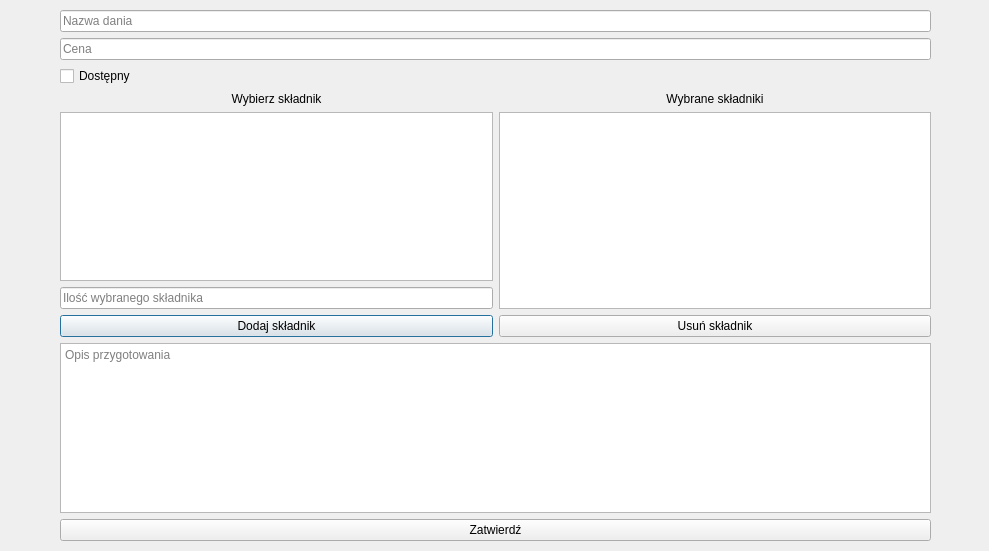
<?xml version="1.0" encoding="UTF-8"?>
<ui version="4.0">
 <class>AddNewMeal</class>
 <widget class="QDialog" name="AddNewMeal">
  <property name="geometry">
   <rect>
    <x>0</x>
    <y>0</y>
    <width>989</width>
    <height>551</height>
   </rect>
  </property>
  <property name="windowTitle">
   <string>Dialog</string>
  </property>
  <widget class="QWidget" name="layoutWidget">
   <property name="geometry">
    <rect>
     <x>60</x>
     <y>10</y>
     <width>871</width>
     <height>531</height>
    </rect>
   </property>
   <layout class="QVBoxLayout" name="verticalLayout_3">
    <item>
     <widget class="QLineEdit" name="lineEdit_mealName">
      <property name="placeholderText">
       <string>Nazwa dania</string>
      </property>
     </widget>
    </item>
    <item>
     <widget class="QLineEdit" name="lineEdit_price">
      <property name="placeholderText">
       <string>Cena</string>
      </property>
     </widget>
    </item>
    <item>
     <widget class="QCheckBox" name="checkBox_mealAvailability">
      <property name="text">
       <string>Dostępny</string>
      </property>
     </widget>
    </item>
    <item>
     <layout class="QHBoxLayout" name="horizontalLayout">
      <item>
       <layout class="QVBoxLayout" name="verticalLayout_2">
        <item>
         <widget class="QLabel" name="label_2">
          <property name="text">
           <string>Wybierz składnik</string>
          </property>
          <property name="alignment">
           <set>Qt::AlignCenter</set>
          </property>
         </widget>
        </item>
        <item>
         <widget class="QListWidget" name="listWidget_ingredientsToChoose"/>
        </item>
        <item>
         <widget class="QLineEdit" name="lineEdit_newIngredientCount">
          <property name="placeholderText">
           <string>Ilość wybranego składnika</string>
          </property>
         </widget>
        </item>
        <item>
         <widget class="QPushButton" name="pushButton_addIngredient">
          <property name="text">
           <string>Dodaj składnik</string>
          </property>
         </widget>
        </item>
       </layout>
      </item>
      <item>
       <layout class="QVBoxLayout" name="verticalLayout">
        <item>
         <widget class="QLabel" name="label">
          <property name="text">
           <string>Wybrane składniki</string>
          </property>
          <property name="alignment">
           <set>Qt::AlignCenter</set>
          </property>
         </widget>
        </item>
        <item>
         <widget class="QListWidget" name="listWidget_chosenIngredients"/>
        </item>
        <item>
         <widget class="QPushButton" name="pushButton_removeIngredient">
          <property name="text">
           <string>Usuń składnik</string>
          </property>
         </widget>
        </item>
       </layout>
      </item>
     </layout>
    </item>
    <item>
     <widget class="QTextEdit" name="textEdit_mealPrepareDescription">
      <property name="placeholderText">
       <string>Opis przygotowania</string>
      </property>
     </widget>
    </item>
    <item>
     <widget class="QPushButton" name="pushButton_confirm">
      <property name="text">
       <string>Zatwierdź</string>
      </property>
     </widget>
    </item>
   </layout>
  </widget>
 </widget>
 <resources/>
 <connections/>
</ui>
